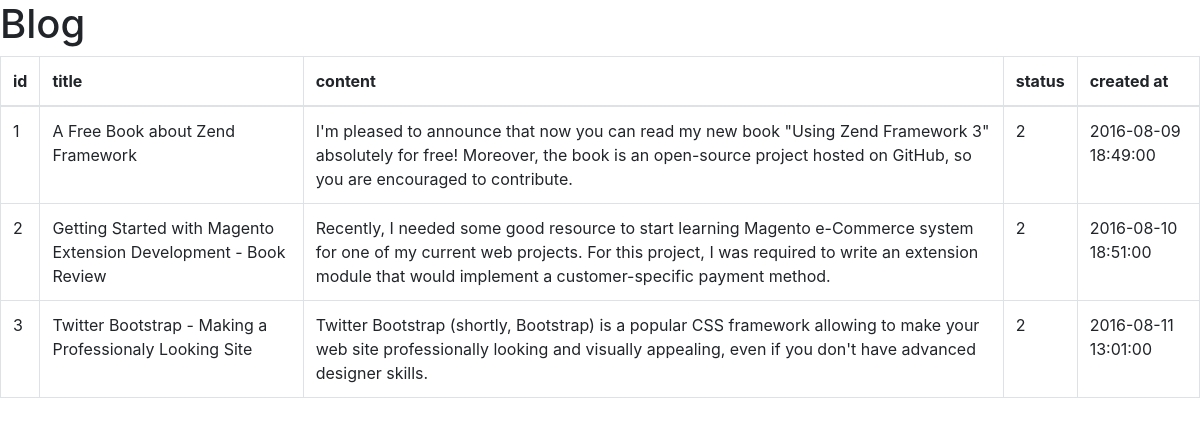
The page / on the database its author committed.
### tables this page shows
CREATE TABLE `post` (     
  `id` int(11) PRIMARY KEY AUTO_INCREMENT,  
  `title` text NOT NULL,       
  `content` text NOT NULL,     
  `status` int(11) NOT NULL,   
  `date_created` datetime NOT NULL  
);

### index.php (the view, shortened to what this page needs)
<!doctype html>
<html>
<head>
<link rel="stylesheet" href="https://stackpath.bootstrapcdn.com/bootstrap/4.4.1/css/bootstrap.min.css">
</head>
 <body>
 <?php
  echo "<h1 class=`bd-title`>Blog</h1>";
 $db= mysqli_connect('mysql', 'root', 'root','blog');
  $sql = "SELECT * FROM post ";
  $result = mysqli_query($db, $sql);
    if($result){
        echo '<table class="table table-bordered">';
            echo ' <th>id</th>';
            echo "<th>title</th>";
            echo "<th>content</th>";
            echo "<th>status</th>";
            echo "<th>created at</th>";
       echo '<tbody>';
    while($row = mysqli_fetch_array($result)){
        echo "<tr>";
            echo "<td>" . $row['id'] . "</td>";
            echo "<td>" . $row['title'] . "</td>";
            echo "<td>" . $row['content'] . "</td>";
            echo "<td>" . $row['status'] . "</td>";
            echo "<td>" . $row['date_created'] . "</td>";
        echo "</tr>";
    }
    echo '</tbody>';
    echo "</table>";
} ?>
 </body>
</html>

### rows shown on the page
post: id "1", title "A Free Book about Zend Framework", content "I'm pleased to announce that now you can read my new book \"Using Zend Framework 3\" absolutely for free! Moreover, the book is an open-source project hosted on GitHub, so you are encouraged to contribute.", status "2", date_created "2016-08-09 18:49:00"
post: id "2", title "Getting Started with Magento Extension Development - Book Review", content "Recently, I needed some good resource to start learning Magento e-Commerce system for one of my current web projects. For this project, I was required to write an extension module that would implement a customer-specific payment method.", status "2", date_created "2016-08-10 18:51:00"
post: id "3", title "Twitter Bootstrap - Making a Professionaly Looking Site", content "Twitter Bootstrap (shortly, Bootstrap) is a popular CSS framework allowing to make your web site professionally looking and visually appealing, even if you don't have advanced designer skills.", status "2", date_created "2016-08-11 13:01:00"
